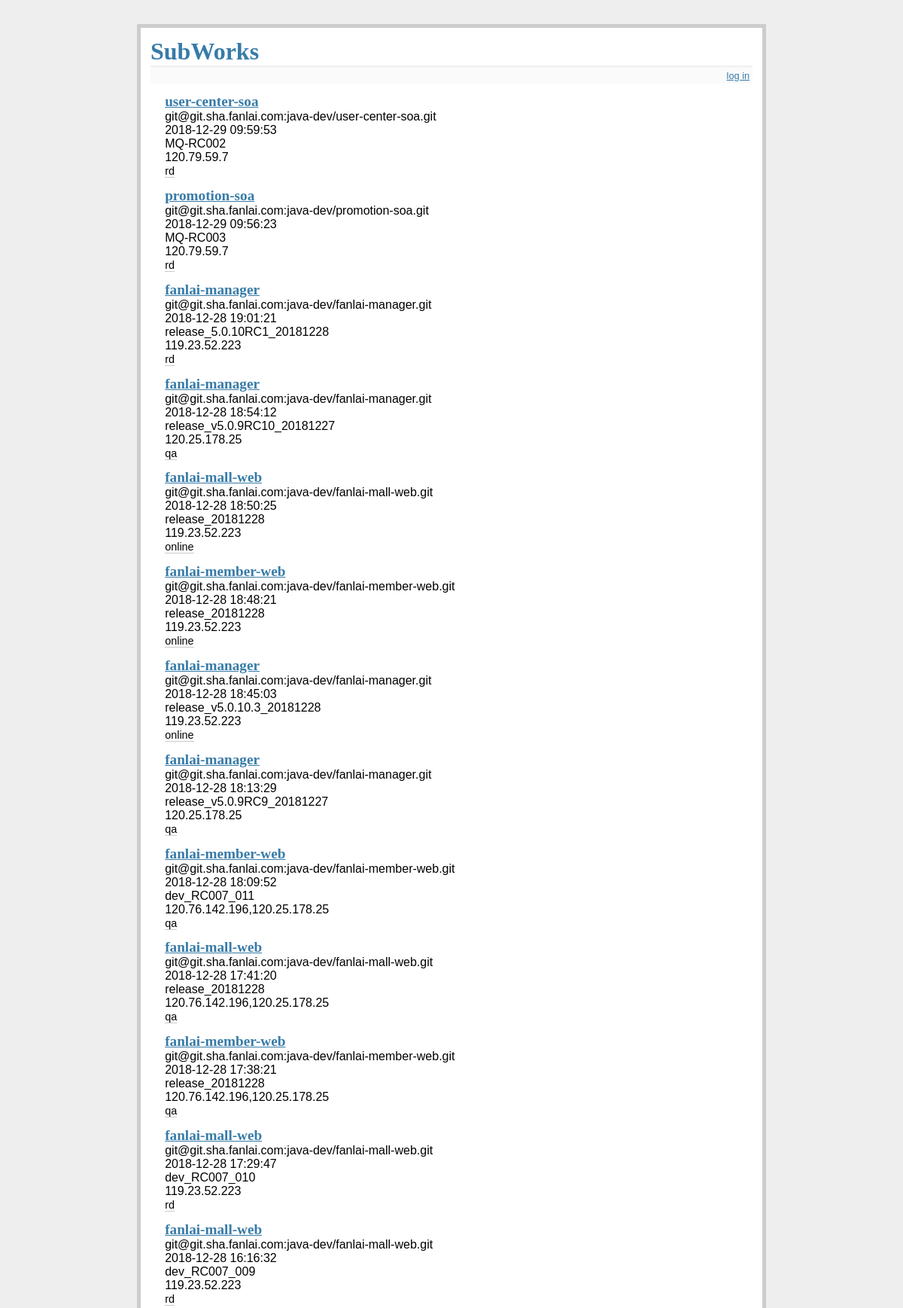
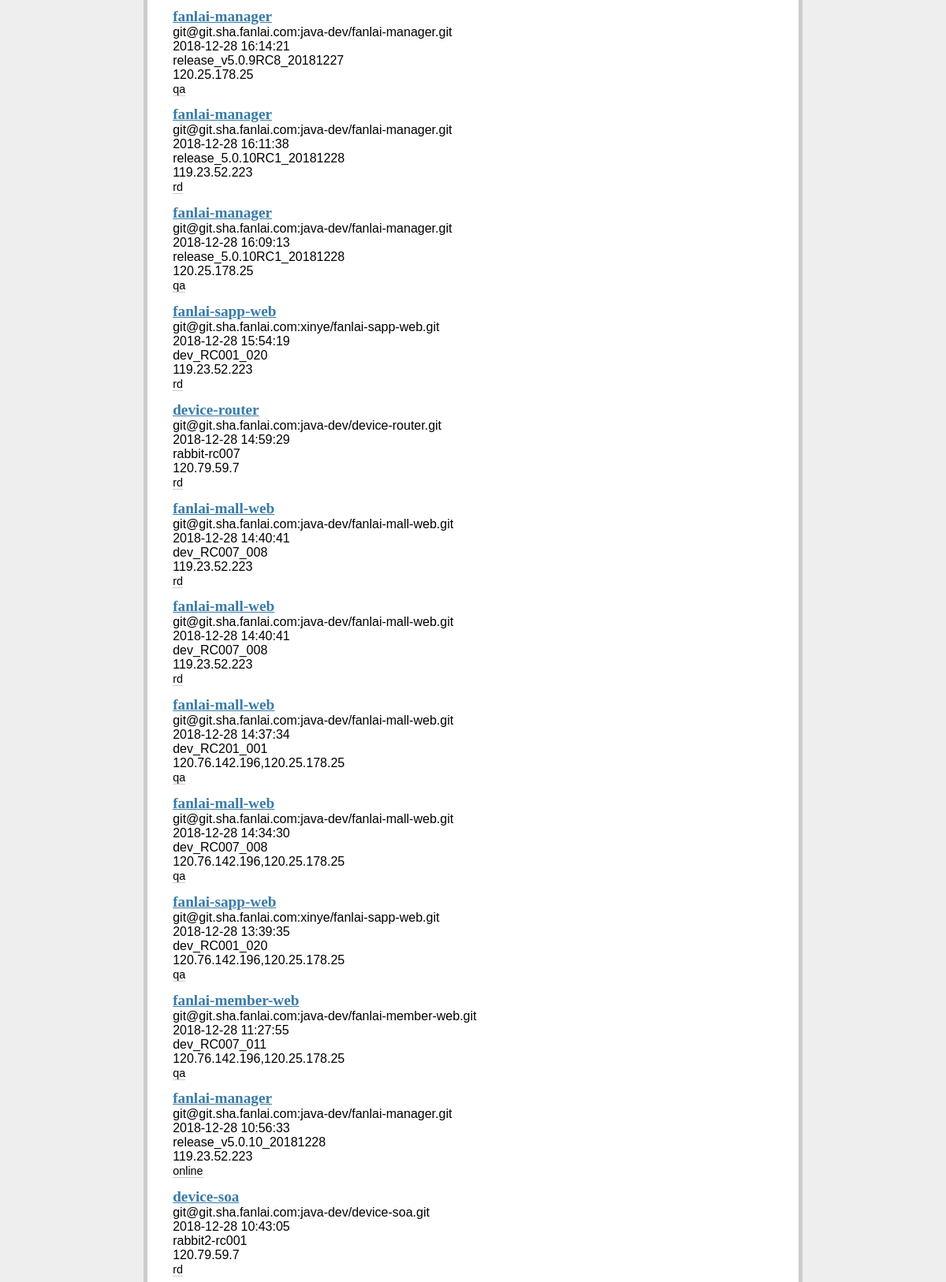
The page / (upper part) on the database its author committed (2 pictures, top to bottom).
### tables this page shows
CREATE TABLE fl_pub (
  id integer primary key autoincrement,
  pub_date string not null,
  git string not null,
  run_name string not null,
  apps_name string not null,
  tag string not null,
  env string not null,
  server string not null,
  port string not null
);

### subworks.py (the view)
@app.route('/')
def show_entries():
    cur = g.db.execute('select pub_date, git,run_name,apps_name,tag,env,server,port from fl_pub order by id desc limit 30;')
    entries = [dict(pub_date=row[0], git=row[1], run_name=row[2], apps_name=row[3], tag=row[4], env=row[5], server=row[6], port=row[7]) for row in cur.fetchall()]
    selects = ["menu-soa", "device-soa", "promotion-soa", "fanlai-member-web", "user-center-soa",
               "operation_soa", "partner-soa", "device-router", "promotion-soa", "fanlai-batch", "fanlai-mall-web",
               "fanlai-device-web", "fanlai-sapp-web", "fanlai-manager"]
    return render_template('show_entries.html', entries=entries, selects=selects)

### subworks.py (called while the page is built)
@app.before_request
def before_request():
    g.db = connect_db()

def connect_db():
    rv = sqlite3.connect(app.config['DATABASE'])
    rv.row_factory = sqlite3.Row
    return rv

### templates/show_entries.html (shortened to what this page needs)
{% extends "layout.html" %}
{% block body %}
  <ul class=entries >
  {% for entry in entries %}
    <li><a href="javascript:void(0)" onclick="setData(this.text)" class=runname>{{ entry.run_name }}</a>
	<br>{{ entry.git|safe }}
	<br>
	{{ entry.pub_date|safe }}
	<br>
	{{ entry.tag|safe }}
	<br>
	{{ entry.server|safe }}
	<br>
	<a class=env id="env2">{{ entry.env|safe }}</a>
  {% else %}
    <li><em>Unbelievable.  No entries here so far</em>
  {% endfor %}
  </ul>
{% endblock %}

### templates/layout.html (shortened to what this page needs)
<!doctype html>
<link rel=stylesheet type=text/css href="{{ url_for('static', filename='style.css') }}">
<div class=page>
  <h1>SubWorks</h1>
  <div class=metanav>
  {% if not session.logged_in %}
    <a href="{{ url_for('login') }}">log in</a>
  {% else %}
    <a href="{{ url_for('logout') }}">log out</a>
  {% endif %}
  </div>
  {% block body %}{% endblock %}
</div>

### static/style.css (style rules this page uses)
a, h1, h2 { color: #377BA8; }
h1, h2 { font-family: 'Georgia', serif; margin: 0; }
h1 { border-bottom: 2px solid #eee; }
.page { margin: 2em auto; width: 50em; border: 5px solid #ccc; padding: 0.8em; background: white; }
.entries { list-style: none; margin: 0; padding: 0; }
.entries li { margin: 0.8em 1.2em; }
.metanav { text-align: right; font-size: 0.8em; padding: 0.3em; margin-bottom: 1em; background: #fafafa; }
.runname { color: #377BA8; font-family: 'Georgia', serif; margin: 0; font-size: 1.2em; font-weight: bold; }
.env { color: #000000; font-size: 0.9em; border-bottom: 1px solid #ccc; }

### rows shown on the page
fl_pub: run_name "user-center-soa", git "git@git.sha.fanlai.com:java-dev/user-center-soa.git", pub_date "2018-12-29 09:59:53", tag "MQ-RC002", server "120.79.59.7", env "rd"
fl_pub: run_name "promotion-soa", git "git@git.sha.fanlai.com:java-dev/promotion-soa.git", pub_date "2018-12-29 09:56:23", tag "MQ-RC003", server "120.79.59.7", env "rd"
fl_pub: run_name "fanlai-manager", git "git@git.sha.fanlai.com:java-dev/fanlai-manager.git", pub_date "2018-12-28 19:01:21", tag "release_5.0.10RC1_20181228", server "119.23.52.223", env "rd"
fl_pub: run_name "fanlai-manager", git "git@git.sha.fanlai.com:java-dev/fanlai-manager.git", pub_date "2018-12-28 18:54:12", tag "release_v5.0.9RC10_20181227", server "120.25.178.25", env "qa"
fl_pub: run_name "fanlai-mall-web", git "git@git.sha.fanlai.com:java-dev/fanlai-mall-web.git", pub_date "2018-12-28 18:50:25", tag "release_20181228", server "119.23.52.223", env "online"
fl_pub: run_name "fanlai-member-web", git "git@git.sha.fanlai.com:java-dev/fanlai-member-web.git", pub_date "2018-12-28 18:48:21", tag "release_20181228", server "119.23.52.223", env "online"
fl_pub: run_name "fanlai-manager", git "git@git.sha.fanlai.com:java-dev/fanlai-manager.git", pub_date "2018-12-28 18:45:03", tag "release_v5.0.10.3_20181228", server "119.23.52.223", env "online"
fl_pub: run_name "fanlai-manager", git "git@git.sha.fanlai.com:java-dev/fanlai-manager.git", pub_date "2018-12-28 18:13:29", tag "release_v5.0.9RC9_20181227", server "120.25.178.25", env "qa"
fl_pub: run_name "fanlai-member-web", git "git@git.sha.fanlai.com:java-dev/fanlai-member-web.git", pub_date "2018-12-28 18:09:52", tag "dev_RC007_011", server "120.76.142.196,120.25.178.25", env "qa"
fl_pub: run_name "fanlai-mall-web", git "git@git.sha.fanlai.com:java-dev/fanlai-mall-web.git", pub_date "2018-12-28 17:41:20", tag "release_20181228", server "120.76.142.196,120.25.178.25", env "qa"
fl_pub: run_name "fanlai-member-web", git "git@git.sha.fanlai.com:java-dev/fanlai-member-web.git", pub_date "2018-12-28 17:38:21", tag "release_20181228", server "120.76.142.196,120.25.178.25", env "qa"
fl_pub: run_name "fanlai-mall-web", git "git@git.sha.fanlai.com:java-dev/fanlai-mall-web.git", pub_date "2018-12-28 17:29:47", tag "dev_RC007_010", server "119.23.52.223", env "rd"
fl_pub: run_name "fanlai-mall-web", git "git@git.sha.fanlai.com:java-dev/fanlai-mall-web.git", pub_date "2018-12-28 16:16:32", tag "dev_RC007_009", server "119.23.52.223", env "rd"
fl_pub: run_name "fanlai-manager", git "git@git.sha.fanlai.com:java-dev/fanlai-manager.git", pub_date "2018-12-28 16:14:21", tag "release_v5.0.9RC8_20181227", server "120.25.178.25", env "qa"
fl_pub: run_name "fanlai-manager", git "git@git.sha.fanlai.com:java-dev/fanlai-manager.git", pub_date "2018-12-28 16:11:38", tag "release_5.0.10RC1_20181228", server "119.23.52.223", env "rd"
fl_pub: run_name "fanlai-manager", git "git@git.sha.fanlai.com:java-dev/fanlai-manager.git", pub_date "2018-12-28 16:09:13", tag "release_5.0.10RC1_20181228", server "120.25.178.25", env "qa"
fl_pub: run_name "fanlai-sapp-web", git "git@git.sha.fanlai.com:xinye/fanlai-sapp-web.git", pub_date "2018-12-28 15:54:19", tag "dev_RC001_020", server "119.23.52.223", env "rd"
fl_pub: run_name "device-router", git "git@git.sha.fanlai.com:java-dev/device-router.git", pub_date "2018-12-28 14:59:29", tag "rabbit-rc007", server "120.79.59.7", env "rd"
fl_pub: run_name "fanlai-mall-web", git "git@git.sha.fanlai.com:java-dev/fanlai-mall-web.git", pub_date "2018-12-28 14:40:41", tag "dev_RC007_008", server "119.23.52.223", env "rd"
fl_pub: run_name "fanlai-mall-web", git "git@git.sha.fanlai.com:java-dev/fanlai-mall-web.git", pub_date "2018-12-28 14:40:41", tag "dev_RC007_008", server "119.23.52.223", env "rd"
fl_pub: run_name "fanlai-mall-web", git "git@git.sha.fanlai.com:java-dev/fanlai-mall-web.git", pub_date "2018-12-28 14:37:34", tag "dev_RC201_001", server "120.76.142.196,120.25.178.25", env "qa"
fl_pub: run_name "fanlai-mall-web", git "git@git.sha.fanlai.com:java-dev/fanlai-mall-web.git", pub_date "2018-12-28 14:34:30", tag "dev_RC007_008", server "120.76.142.196,120.25.178.25", env "qa"
fl_pub: run_name "fanlai-sapp-web", git "git@git.sha.fanlai.com:xinye/fanlai-sapp-web.git", pub_date "2018-12-28 13:39:35", tag "dev_RC001_020", server "120.76.142.196,120.25.178.25", env "qa"
fl_pub: run_name "fanlai-member-web", git "git@git.sha.fanlai.com:java-dev/fanlai-member-web.git", pub_date "2018-12-28 11:27:55", tag "dev_RC007_011", server "120.76.142.196,120.25.178.25", env "qa"
fl_pub: run_name "fanlai-manager", git "git@git.sha.fanlai.com:java-dev/fanlai-manager.git", pub_date "2018-12-28 10:56:33", tag "release_v5.0.10_20181228", server "119.23.52.223", env "online"
fl_pub: run_name "device-soa", git "git@git.sha.fanlai.com:java-dev/device-soa.git", pub_date "2018-12-28 10:43:05", tag "rabbit2-rc001", server "120.79.59.7", env "rd"
